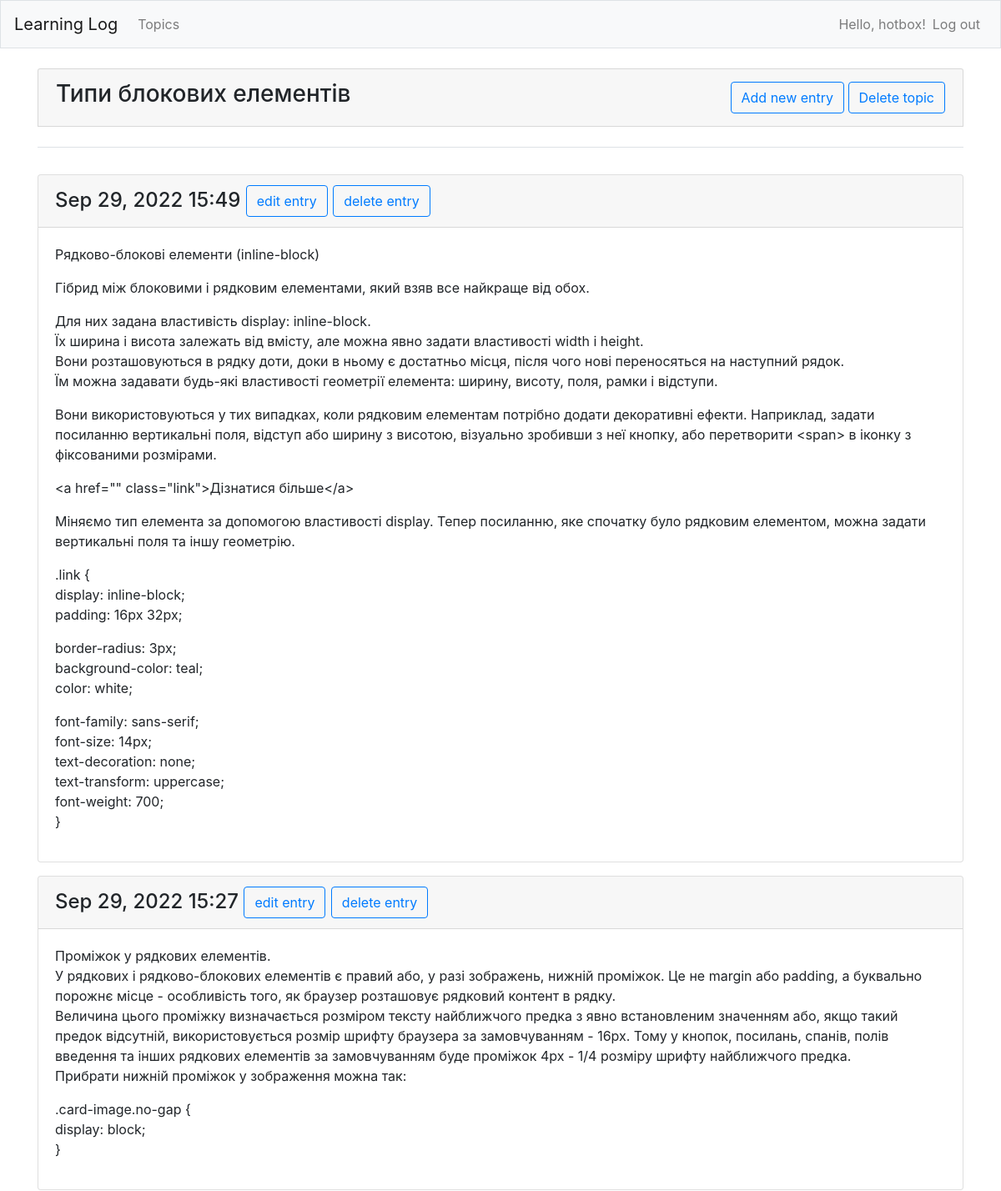
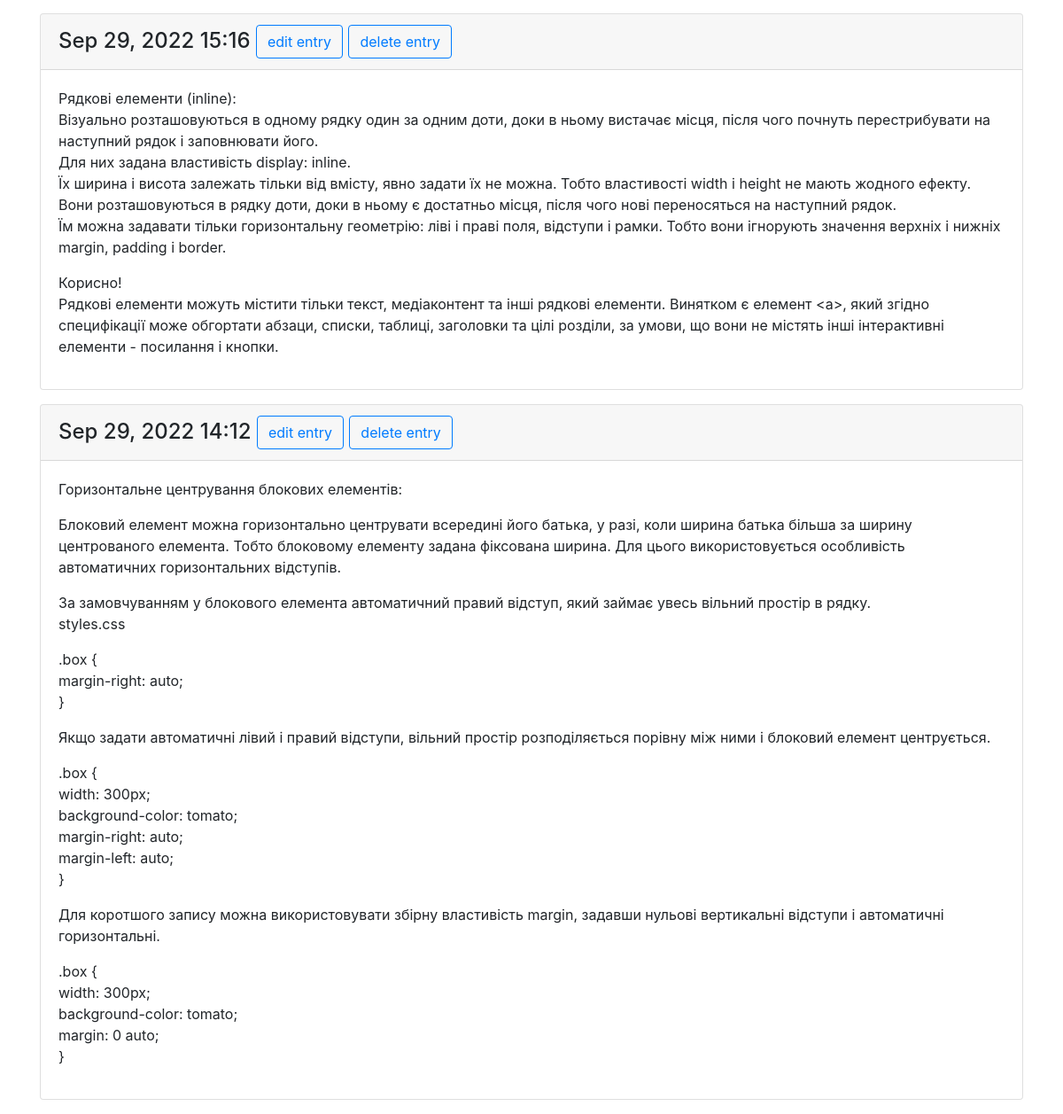
The page /topics/12/ (signed in) on the database its author committed (2 pictures, top to bottom).
### learning_logs/models.py (models this page shows, shortened)
class Topic(models.Model):
    text = models.CharField(max_length=200)
    date_added = models.DateTimeField(auto_now_add=True)
    owner = models.ForeignKey(User, on_delete=models.CASCADE)
    def __str__(self):
        return self.text

class Entry(models.Model):
    topic = models.ForeignKey(Topic, on_delete=models.CASCADE)
    text = models.TextField()
    date_added = models.DateTimeField(auto_now_add=True)
    class Meta:
        verbose_name_plural = 'entries'

### learning_logs/views.py (the view)
# urls.py: path('topics/<int:topic_id>/', views.topic, name='topic'),
@login_required
def topic(request, topic_id):
    topic = Topic.objects.get(id=topic_id)
    check_topic_owner(topic, request)
    entries = topic.entry_set.order_by('-date_added')
    context = {'topic': topic, 'entries': entries}
    return render(request, 'learning_logs/topic.html', context)

### learning_logs/views.py (called while the page is built)
def check_topic_owner(topic, request):
    owner = request.user
    if topic.owner != request.user:
        raise Http404

### learning_logs/templates/learning_logs/topic.html (shortened to what this page needs)
{% extends 'learning_logs/base.html' %}
{% load bootstrap4 %}
{% block page_header %}
    <div class="card mb-3 card-header">
        <table>
            <tr>
                <td>
                    <h3>
                        {{ topic }}
                    </h3>
                </td>
                <td style="text-align: right;">
                    <a class="btn btn-outline-primary" role="button" href="{% url 'learning_logs:new_entry' topic.id %}">Add new entry</a>
                    <a class="btn btn-outline-primary" role="button" href="{% url 'learning_logs:delete_topic' topic.id %}">Delete topic</a>
                </td>
            </tr>
        </table>
    </div>
{% endblock page_header %}
{% block content %}
    {% for entry in entries %}
        <div class="card mb-3">
            <h4 class="card-header">
                {{ entry.date_added|date:'M d, Y H:i' }}
                <a href="{% url 'learning_logs:edit_entry' entry.id %}" class="btn btn-outline-primary">edit entry</a>
                <a href="{% url 'learning_logs:delete_entry' entry.id %}" class="btn btn-outline-primary">delete entry</a>
            </h4>
            <div class="card-body">
                {{ entry.text|linebreaks }}
            </div>
        </div>
    {% empty %}
        <p>There are no entries for this topic yet.</p>
    {% endfor %}
{% endblock content %}

### learning_logs/templates/learning_logs/base.html (shortened to what this page needs)
{% load bootstrap4 %}
<!doctype html>
<html lang="en">
<head>
    {% bootstrap_css %}
</head>
<body>
    <nav class="navbar navbar-expand-md navbar-light bg-light mb-4 border">
        <a class="navbar-brand" href="{% url 'learning_logs:index' %}">Learning Log</a>
        <div class="collapse navbar-collapse" id="navbarCollapse">
            <ul class="navbar-nav mr-auto">
                <li class="nav-item">
                    <a class="nav-link" href="{% url 'learning_logs:topics' %}">Topics</a>
                </li>
            </ul>
            <ul class="navbar-nav ml-auto">
                {% if user.is_authenticated %}
                    <li class="nav-item">
                        <span class="navbar-text">Hello, {{ user.username }}!</span>
                    </li>
                    <li class="nav-item">
                        <a class="nav-link" href="{% url 'users:logout' %}">Log out</a>
                    </li>
                {% endif %}
            </ul>
        </div>
    </nav>
    <main role="main" class="container">
        <div class="pb-2 mb-2 border-bottom">
            {% block page_header %}{% endblock page_header %}
        </div>
        <div>
            {% block content%}{% endblock content %}
        </div>
    </main>
</body>
</html>

### rows shown on the page
Topic: text "Типи блокових елементів"
Entry: date_added "Sep 29, 2022 15:49", text "Рядково-блокові елементи (inline-block) Гібрид між блоковими і рядковим елементами, який взяв все найкраще від обох. Для них задана властивість display: inline-block. Їх ширина і висота залежать від вмісту, але можна явно задати властивості width і height. Вони розташовуються в рядку доти, доки в ньому є достатньо місця, після чого нові переносяться на наступний рядок. Їм можна задавати будь-які властивості геометрії елемента: ширину, висоту, поля, рамки і відступи. Вони використовуються у тих випадках, коли рядковим елементам потрібно додати декоративні ефекти. Наприклад, задати посиланню вертикальні поля, відступ або ширину з висотою, візуально зробивши з неї кнопку, або перетворити…"
Entry: date_added "Sep 29, 2022 15:27", text "Проміжок у рядкових елементів. У рядкових і рядково-блокових елементів є правий або, у разі зображень, нижній проміжок. Це не margin або padding, а буквально порожнє місце - особливість того, як браузер розташовує рядковий контент в рядку. Величина цього проміжку визначається розміром тексту найближчого предка з явно встановленим значенням або, якщо такий предок відсутній, використовується розмір шрифту браузера за замовчуванням - 16px. Тому у кнопок, посилань, спанів, полів введення та інших рядкових елементів за замовчуванням буде проміжок 4px - 1/4 розміру шрифту найближчого предка. Прибрати нижній проміжок у зображення можна так: .card-image.no-gap { display: block; }"
Entry: date_added "Sep 29, 2022 15:16", text "Рядкові елементи (inline): Візуально розташовуються в одному рядку один за одним доти, доки в ньому вистачає місця, після чого почнуть перестрибувати на наступний рядок і заповнювати його. Для них задана властивість display: inline. Їх ширина і висота залежать тільки від вмісту, явно задати їх не можна. Тобто властивості width і height не мають жодного ефекту. Вони розташовуються в рядку доти, доки в ньому є достатньо місця, після чого нові переносяться на наступний рядок. Їм можна задавати тільки горизонтальну геометрію: ліві і праві поля, відступи і рамки. Тобто вони ігнорують значення верхніх і нижніх margin, padding і border. Корисно! Рядкові елементи можуть містити тільки текст,…"
Entry: date_added "Sep 29, 2022 14:12", text "Горизонтальне центрування блокових елементів: Блоковий елемент можна горизонтально центрувати всередині його батька, у разі, коли ширина батька більша за ширину центрованого елемента. Тобто блоковому елементу задана фіксована ширина. Для цього використовується особливість автоматичних горизонтальних відступів. За замовчуванням у блокового елемента автоматичний правий відступ, який займає увесь вільний простір в рядку. styles.css .box { margin-right: auto; } Якщо задати автоматичні лівий і правий відступи, вільний простір розподіляється порівну між ними і блоковий елемент центрується. .box { width: 300px; background-color: tomato; margin-right: auto; margin-left: auto; } Для коротшого запису…"

### other values the page prints
{{ user.username }} "hotbox"
